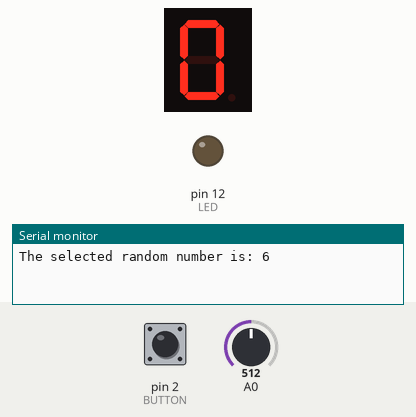
This sketch was run on a simulated Arduino Uno, built with avr-gcc and run on an emulated ATmega328P. On the bench: 1-digit seven-segment display, output pins drawn as LEDs (lit = HIGH), the last lines printed to the serial monitor. The test bench sets the inputs (shaded band); at power-on: pin 2 (BUTTON) HIGH, A0 = 512. Random numbers use the default seed unless the sketch sets one.

Above: at 0.1 s.
At 1.2 s:
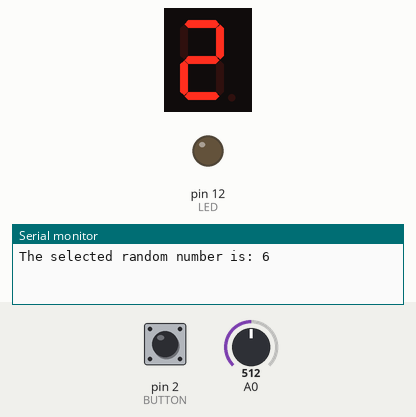
1.3 s: pin 2 (BUTTON) pulled LOW for 0.15 s
3.0 s: pin 2 (BUTTON) pulled LOW for 0.15 s
At 4.1 s:
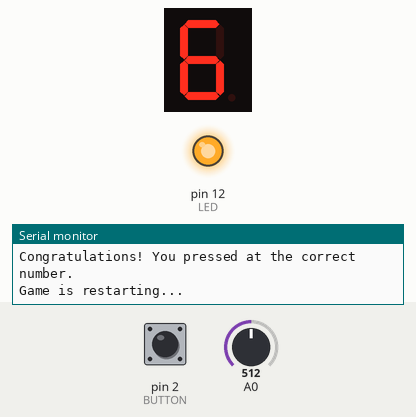
Timing chart, 0 to 6.1 s (numbered marks = the images above; inputs shaded):
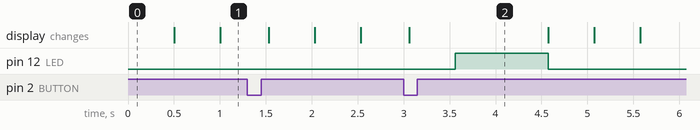

The sketch:

lab7.ino
```cpp
/*
   1- Author: Kiryl Baravikoiu

   2- Lab: Lab 7 - Interrupts

   3- Description: the following code is supposed to support a game using the counter and the display: the counter starts
   from 1 to 9 with a speed 2 digits per second, and the player is supposed to press the button at the digit which will be equal to the randomly
   selected number at the beginning of the game. If it was done - the player wins. Otherwise the game will be running until the player will hit the correct number.

   4-Lab Questions:
  What is the purpose of a current-limiting resistor in a seven-segment display circuit?
    a. This prevents the burnout of the seven-segment display. When an Arduino outputs a voltage to a seven-segment display, it can provide more current than the display can handle => display to heats up => this can damage or destroy the LEDs inside.

  Can you display special characters? If yes, How?
    a. Yes, but not all characters (Excluding the special ones: $, #, % etc.).
    We simply have to use a combination of segments to create the desired shape by lighting up the chosen sections on the seven-segment display, for example, H => light up 1, 4, 5, and 6

  What are some common applications of seven-segment displays?
    a. Digital clocks;
    b. Electronic meters;
    c. Calculators;
    d. Scoreboards;
    e. Military industry.

   5- References: where did you find code snippets, ideas, and inspirations? failing to list the references you used can result in plagiarism. If you did not use any website say: "no references used".
    https://www.electronics-tutorials.ws/blog/7-segment-display-tutorial.html
    https://lastminuteengineers.com/seven-segment-arduino-tutorial/
    https://www.youtube.com/watch?v=QhIm6e5AH44&ab_channel=PaulMcWhorter
    https://www.youtube.com/watch?v=9VZUb5cMrV0&ab_channel=CoreElectronics
    https://drive.google.com/file/d/1pfPjrYY_Kjk6k0xoTilEh4Ar0oo_9xoT/view


   6- Demo: in-person demonstration 4/17/2023 10:35 am to [Elijah].
*/


#include "SevSeg.h"
SevSeg sevseg;


//BUTTON
const int BUTTON = 2;

//LED
const int LED = 12;

//BUTTON STATE
volatile int isPressed = 0;

//The random number that will be generated at the beginning of the game
int RANDOM_NUM = 0;

//The condition to check if a player won or not
bool playerWon = false;
bool playerLost = false;


void buttonPressed(){
  isPressed = 1;
}


void setup(){

  pinMode(BUTTON, INPUT_PULLUP);
  pinMode(LED, OUTPUT);

  Serial.begin(9600); // initialize the serial communication

	//Set to 1 for single digit display
	byte numDigits = 1;

	//defines common pins while using multi-digit display. Left empty as we have a single digit display
	byte digitPins[] = {};

	//Defines arduino pin connections in order: A, B, C, D, E, F, G, DP
	//byte segmentPins[] = {3, 2, 8, 7, 6, 4, 5, 9};
  byte segmentPins[] = {5, 4, 10, 9, 8, 6, 7, 11};
	bool resistorsOnSegments = true;

	//Initialize sevseg object. Uncomment second line if you use common cathode 7 segment
	sevseg.begin(COMMON_CATHODE, numDigits, digitPins, segmentPins, resistorsOnSegments);
	//sevseg.begin(COMMON_CATHODE, numDigits, digitPins, segmentPins, resistorsOnSegments);

	sevseg.setBrightness(50);
  //Timer1.initialize(10000);
  //Timer1.attachInterrupt(buttonPressed);

  //Attaches interrupt to the BUTTON
  attachInterrupt(digitalPinToInterrupt(BUTTON), buttonPressed, HIGH);

  //Allows to place the random seed to generate the random number later each time setup() is being called
  randomSeed(analogRead(A0));

  //Generate a random number between 1 and 10
  RANDOM_NUM = random(1, 10);

  //Print the random number to the serial monitor
  Serial.print("The selected random number is: ");
  Serial.println(RANDOM_NUM);


}


//Helper function which allows to restart the game
void restart(){

  //Reset the initial values
  digitalWrite(LED, LOW);
  RANDOM_NUM = random(1, 10);
  isPressed = 0;
  playerWon = false;
  playerLost = false;
  setup();
  //loop();


}


//Helper function which allows to resume the game
void resume(int current){

  //Reset the initial values
  digitalWrite(LED, LOW);
  RANDOM_NUM = current;
  isPressed = 0;
  playerWon = false;
  playerLost = false;

  //Print the random number to the serial monitor
  Serial.print("The selected random number is: ");
  Serial.println(RANDOM_NUM);

  //setup();
  //loop();

}


void loop(){

  //Used to store the initial value of the RANDOM_NUM to resume the game later
  int sample = RANDOM_NUM;

  //Sanity check: if the win condition was not met => keep looping
  if(playerWon == false){

    //Display numbers one by one with 2 seconds delay
    for(int i = 0; i < 10; i++){

      //Allows to change the digits with an interval of 2 seconds
      sevseg.setNumber(i);
      sevseg.refreshDisplay();
      delay(500);

      //Sanity check if the button was pressed
      if(isPressed){

        //Win condition => if the button was pressed + the player chose the correct digit == to the random value
        if(i == RANDOM_NUM){

          Serial.println("Congratulations! You pressed at the correct number.");
          digitalWrite(LED, HIGH);
          playerWon = true;

          //Check the terminal condition
          if(playerWon == true){
            Serial.println("Game is restarting...");
            delay(1000);
            restart();
          }

          break;
        }
        else{

          //If player selected the wrong number -> continue the game without stopping
          if(playerWon == false){

            Serial.println("Oops! You stopped at the wrong number. Resuming the game.");

            //Helper function which allows to resume the game from the point where it was paused
            resume(sample);
          }

          //break;
        }
      }
    }
  }
}
```

Measured:
- after the input at 3.0 s, pin 12 (LED): LOW → HIGH after 0.56 s, → LOW 1.0 s later
